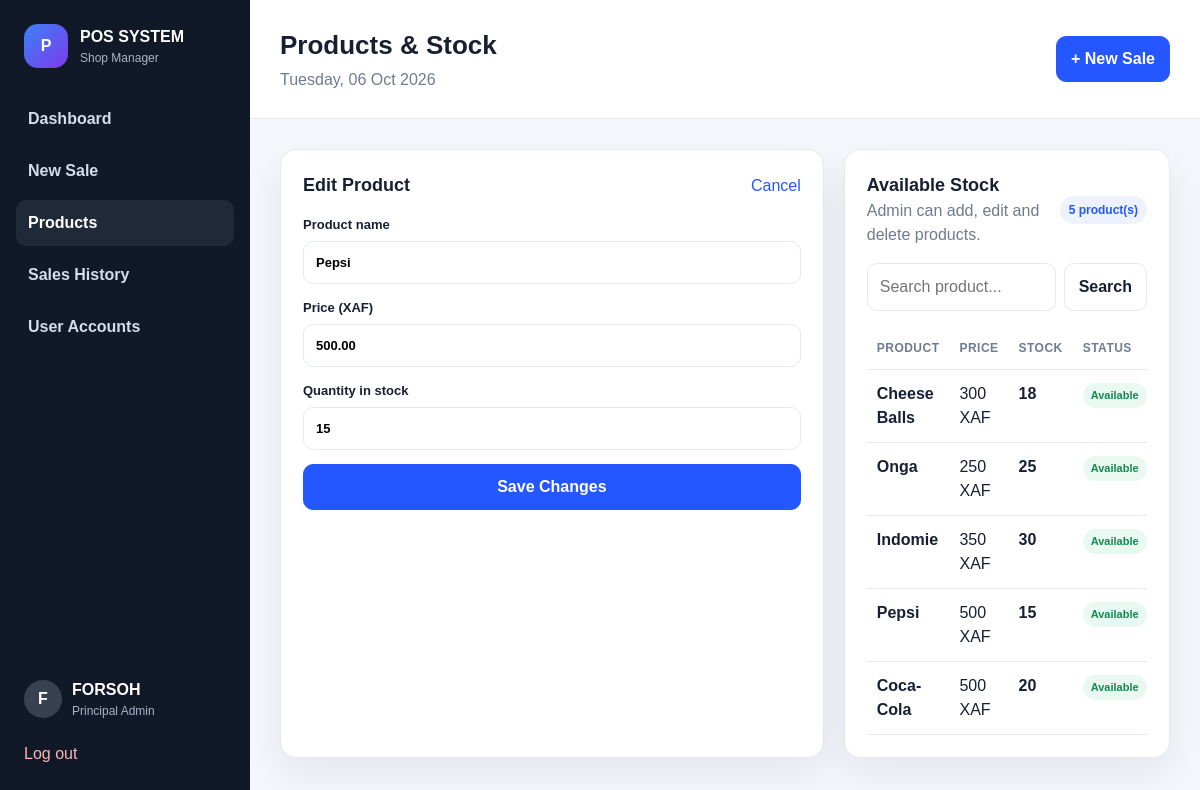
The page /products.php?edit=2 (signed in) on the database its author committed.
### tables this page shows
CREATE TABLE products (  
id INT UNSIGNED AUTO_INCREMENT PRIMARY KEY,  
name VARCHAR(150) NOT NULL,  
price DECIMAL(12,2) NOT NULL DEFAULT 0,  
quantity INT NOT NULL DEFAULT 0,  
created_at TIMESTAMP DEFAULT CURRENT_TIMESTAMP,  
updated_at TIMESTAMP DEFAULT CURRENT_TIMESTAMP ON UPDATE CURRENT_TIMESTAMP,  
INDEX idx_products_name (name)  
);

### includes/auth.php (called while the page is built, shortened)
<?php
function e(string $value): string {
    return htmlspecialchars($value, ENT_QUOTES, 'UTF-8');
}
function currentUser(): ?array {
    return $_SESSION['user'] ?? null;
}
?>

### products.php (the view, shortened to what this page needs)
<?php
require_once __DIR__ . '/config/database.php';
require_once __DIR__ . '/includes/auth.php';
$user = currentUser();
$isAdmin = in_array($user['role'] ?? '', ['principal_admin', 'admin'], true);
$editProduct = null;
if (isset($_GET['edit']) && $isAdmin) {
    $stmt = $pdo->prepare('SELECT id, name, price, quantity FROM products WHERE id = ?');
    $stmt->execute([(int)$_GET['edit']]);
    $editProduct = $stmt->fetch() ?: null;
}
$search = trim((string)($_GET['search'] ?? ''));
if ($search !== '') {
    $stmt = $pdo->prepare('SELECT * FROM products WHERE name LIKE ? ORDER BY id DESC');
    $stmt->execute(['%' . $search . '%']);
    $products = $stmt->fetchAll();
} else {
    $products = $pdo->query('SELECT * FROM products ORDER BY id DESC')->fetchAll();
}
require __DIR__ . '/includes/header.php';
?>
<div class="two-col products-layout">
<?php if ($isAdmin): ?>
<div class="panel form-panel">
<div class="panel-head"><h2><?= $editProduct ? 'Edit Product' : 'Add Product' ?></h2><?php if ($editProduct): ?><a href="products.php">Cancel</a><?php endif; ?></div>
<form method="post">
<label>Product name<input name="name" required value="<?= e($editProduct['name'] ?? '') ?>" placeholder="e.g. Coca-Cola"></label>
<label>Price (XAF)<input type="number" name="price" min="0" step="1" required value="<?= e((string)($editProduct['price'] ?? '')) ?>"></label>
<label>Quantity in stock<input type="number" name="quantity" min="0" step="1" required value="<?= e((string)($editProduct['quantity'] ?? 0)) ?>"></label>
<button class="btn primary full" type="submit"><?= $editProduct ? 'Save Changes' : 'Add Product' ?></button>
</form>
</div>
<?php endif; ?>
<div class="panel">
<div class="panel-head"><div><h2>Available Stock</h2><span class="muted"><?= $isAdmin ? 'Admin can add, edit and delete products.' : 'Cashier view is read-only.' ?></span></div><span class="badge"><?= count($products) ?> product(s)</span></div>
<form class="search-form" method="get">
<input name="search" value="<?= e($search) ?>" placeholder="Search product...">
<button class="btn" type="submit">Search</button>
</form>
<div class="table-wrap"><table><thead><tr><th>Product</th><th>Price</th><th>Stock</th><th>Status</th><?php if ($isAdmin): ?><th></th><?php endif; ?></tr></thead><tbody>
<?php foreach ($products as $product): ?>
<tr>
<td><strong><?= e($product['name']) ?></strong></td>
<td><?= number_format((float)$product['price'], 0) ?> XAF</td>
<td><strong><?= (int)$product['quantity'] ?></strong></td>
<td><?= (int)$product['quantity'] <= 0 ? '<span class="status danger">Out of stock</span>' : ((int)$product['quantity'] <= 5 ? '<span class="status warning">Low stock</span>' : '<span class="status good">Available</span>') ?></td>
</tr>
<?php endforeach; ?>
</tbody></table></div>
</div>
</div>
<?php require __DIR__ . '/includes/footer.php';
?>

### assets/css/style.css (style rules this page uses)
* { box-sizing: border-box; }
:root { --bg: #f4f7fb; --card: #ffffff; --text: #172033; --muted: #6f7b8f; --line: #e4e9f1; --primary: #2457ff; --primary-dark: #1742cf; --success: #138a52; --warning: #b87400; --danger: #c73535; --shadow: 0 16px 40px rgba(25, 40, 70, 0.08); }
body { margin: 0; font-family: Arial, Helvetica, sans-serif; background: var(--bg); color: var(--text); line-height: 1.5; }
a { color: var(--primary); text-decoration: none; }
button, input, select { font: inherit; }
.two-col, .sale-layout { display: grid; grid-template-columns: minmax(0, 1.25fr) minmax(320px, 0.75fr); gap: 20px; }
.panel { background: var(--card); border: 1px solid var(--line); border-radius: 16px; box-shadow: var(--shadow); padding: 22px; }
.panel-head { display: flex; justify-content: space-between; align-items: center; gap: 12px; margin-bottom: 16px; }
.panel-head h2 { margin: 0; font-size: 18px; }
.muted { color: var(--muted); }
.badge { background: #eef2ff; color: var(--primary); padding: 5px 9px; border-radius: 999px; font-size: 12px; font-weight: 800; white-space: nowrap; }
.search-form { display: flex; gap: 8px; margin-bottom: 16px; }
.search-form input, .search-input { flex: 1; min-width: 0; padding: 11px 12px; border: 1px solid var(--line); border-radius: 10px; outline: none; }
label { display: grid; gap: 6px; font-size: 13px; font-weight: 700; margin-bottom: 14px; }
label input, label select { width: 100%; padding: 11px 12px; border: 1px solid var(--line); border-radius: 10px; background: #fff; }
.btn { display: inline-flex; align-items: center; justify-content: center; gap: 6px; padding: 10px 14px; border: 1px solid var(--line); border-radius: 10px; background: #fff; color: var(--text); cursor: pointer; font-weight: 800; text-decoration: none; }
.btn.primary { background: var(--primary); color: #fff; border-color: var(--primary); }
.btn.full { width: 100%; }
.table-wrap { width: 100%; overflow-x: auto; }
table { width: 100%; border-collapse: collapse; }
th, td { padding: 12px 10px; border-bottom: 1px solid var(--line); text-align: left; vertical-align: top; }
th { font-size: 12px; text-transform: uppercase; letter-spacing: 0.04em; color: var(--muted); }
.status { display: inline-flex; padding: 4px 8px; border-radius: 999px; font-size: 11px; font-weight: 800; }
.status.good { background: #e9f8f0; color: var(--success); }

### rows shown on the page
products: name "Pepsi", price "500.00", quantity "15", price "500", shows "Available"
products: name "Cheese Balls", price "300", quantity "18", shows "Available"
products: name "Onga", price "250", quantity "25", shows "Available"
products: name "Indomie", price "350", quantity "30", shows "Available"
products: name "Coca-Cola", price "500", quantity "20", shows "Available"

### other values the page prints
substr($user['name'], 0, 1) "F"
$user['name'] "FORSOH"
str_replace('_', ' ', $user['role']) "Principal Admin"
$pageTitle "Products & Stock"
count($products) "5"
